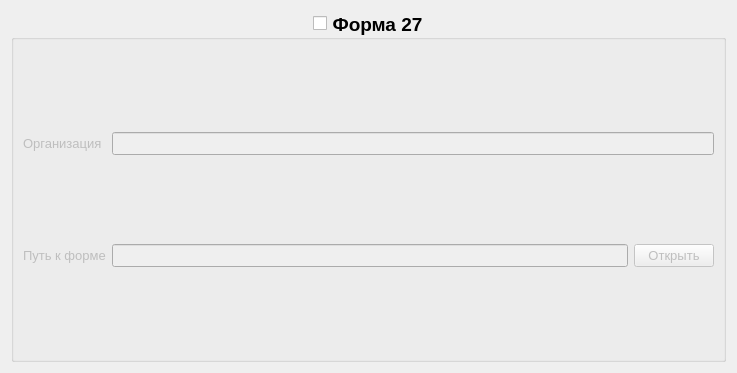
      <widget class="QWidget" name="page_2">
       <property name="geometry">
        <rect>
         <x>0</x>
         <y>0</y>
         <width>737</width>
         <height>373</height>
        </rect>
       </property>
       <attribute name="label">
        <string>Форма 27</string>
       </attribute>
       <layout class="QGridLayout" name="gridLayout_18">
        <item row="0" column="0">
         <widget class="QGroupBox" name="groupBox_form27_insert">
          <property name="font">
           <font>
            <pointsize>14</pointsize>
            <weight>75</weight>
            <bold>true</bold>
           </font>
          </property>
          <property name="title">
           <string>Форма 27</string>
          </property>
          <property name="alignment">
           <set>Qt::AlignCenter</set>
          </property>
          <property name="checkable">
           <bool>true</bool>
          </property>
          <property name="checked">
           <bool>false</bool>
          </property>
          <layout class="QGridLayout" name="gridLayout_3">
           <item row="0" column="1" colspan="2">
            <widget class="QLineEdit" name="lineEdit_firm">
             <property name="font">
              <font>
               <pointsize>10</pointsize>
               <weight>50</weight>
               <bold>false</bold>
              </font>
             </property>
            </widget>
           </item>
           <item row="1" column="0">
            <widget class="QLabel" name="label_folder_form_27_create">
             <property name="sizePolicy">
              <sizepolicy hsizetype="Preferred" vsizetype="Minimum">
               <horstretch>0</horstretch>
               <verstretch>0</verstretch>
              </sizepolicy>
             </property>
             <property name="font">
              <font>
               <pointsize>10</pointsize>
               <weight>50</weight>
               <bold>false</bold>
              </font>
             </property>
             <property name="text">
              <string>Путь к форме</string>
             </property>
            </widget>
           </item>
           <item row="1" column="1">
            <widget class="QLineEdit" name="lineEdit_path_folder_form_27_create">
             <property name="font">
              <font>
               <pointsize>10</pointsize>
               <weight>50</weight>
               <bold>false</bold>
              </font>
             </property>
            </widget>
           </item>
           <item row="0" column="0">
            <widget class="QLabel" name="label_firm">
             <property name="sizePolicy">
              <sizepolicy hsizetype="Preferred" vsizetype="Minimum">
               <horstretch>0</horstretch>
               <verstretch>0</verstretch>
              </sizepolicy>
             </property>
             <property name="font">
              <font>
               <pointsize>10</pointsize>
               <weight>50</weight>
               <bold>false</bold>
              </font>
             </property>
             <property name="text">
              <string>Организация</string>
             </property>
            </widget>
           </item>
           <item row="1" column="2">
            <widget class="QPushButton" name="pushButton_folder_open_form_27">
             <property name="sizePolicy">
              <sizepolicy hsizetype="Fixed" vsizetype="Fixed">
               <horstretch>0</horstretch>
               <verstretch>0</verstretch>
              </sizepolicy>
             </property>
             <property name="font">
              <font>
               <pointsize>10</pointsize>
               <weight>50</weight>
               <bold>false</bold>
              </font>
             </property>
             <property name="text">
              <string>Открыть</string>
             </property>
            </widget>
           </item>
          </layout>
         </widget>
        </item>
       </layout>
      </widget>
